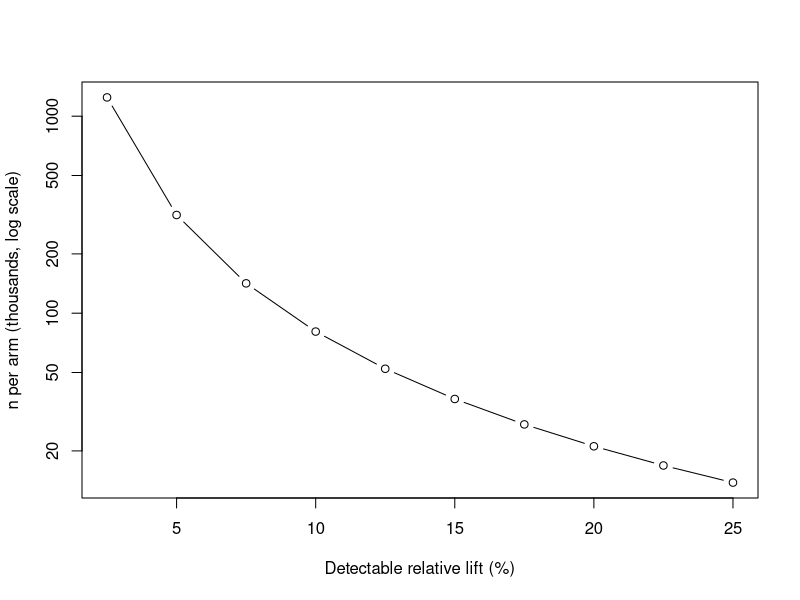
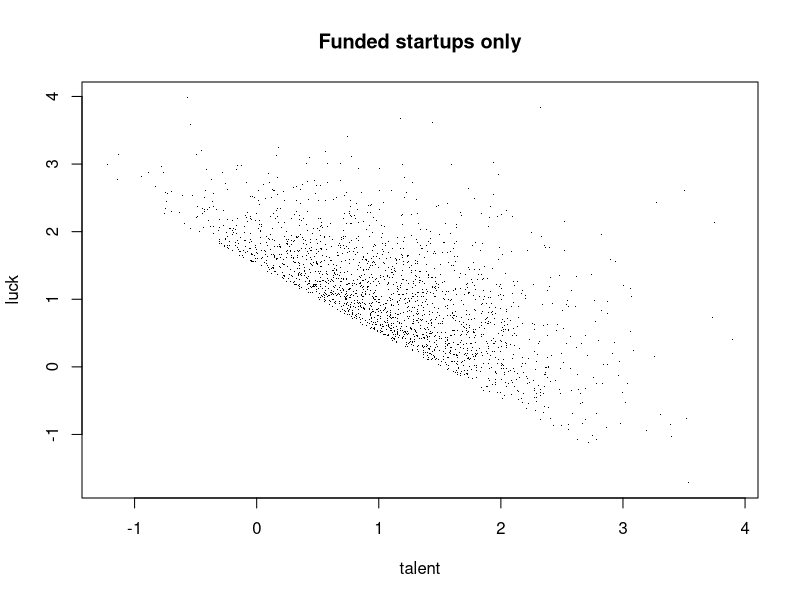

The R source for these figures, in order:
## ---- chunk 1
knitr::opts_chunk$set(echo = TRUE, message = FALSE, warning = FALSE)
set.seed(93)
## ---- chunk 2
power.prop.test(p1 = 0.02, p2 = 0.025, sig.level = 0.05, power = 0.80)
## ---- chunk 3
lifts <- seq(0.0005, 0.005, by = 0.0005)
n_req <- sapply(lifts, function(d)
  power.prop.test(p1 = 0.02, p2 = 0.02 + d, sig.level = 0.05, power = 0.80)$n)
plot(100 * lifts / 0.02, n_req / 1000, type = "b", log = "y",
     xlab = "Detectable relative lift (%)", ylab = "n per arm (thousands, log scale)")
## ---- chunk 4
n      <- 100000
talent <- rnorm(n)
luck   <- rnorm(n)
funded <- (talent + luck > 1.5)   # top ~14% get funded

cor(talent, luck)            # population: ~0
cor(talent[funded], luck[funded])   # among the funded: strongly negative!
plot(talent[funded][1:2000], luck[funded][1:2000], pch = ".",
     xlab = "talent", ylab = "luck", main = "Funded startups only")
## ---- chunk 5
# your code here
## ---- chunk 6
# your code here
